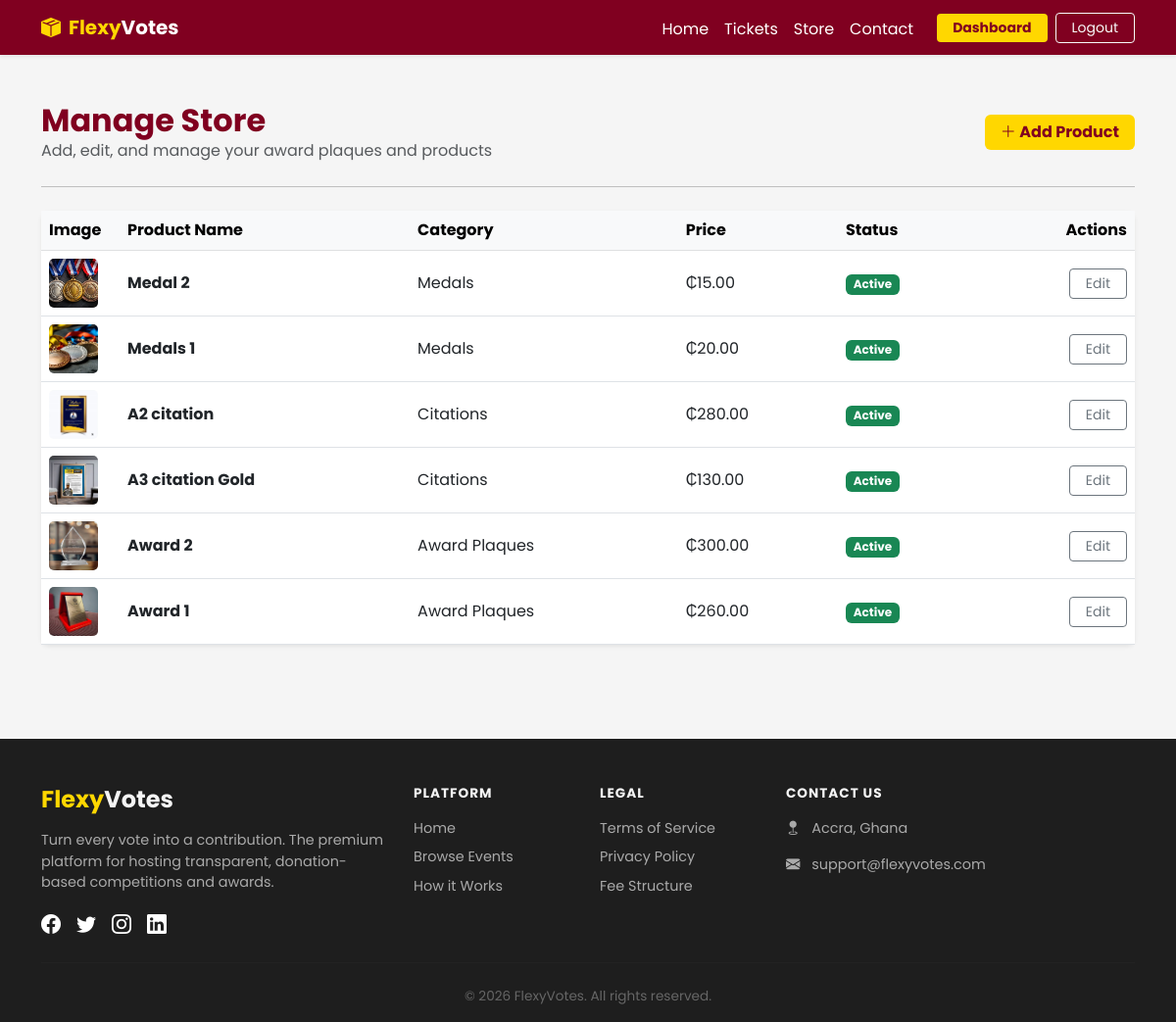
Page /dashboard/store/ (signed in) on the committed database.
### voting/models.py (models this page shows, shortened)
class Product(models.Model):
    category = models.ForeignKey(ProductCategory, on_delete=models.SET_NULL, null=True, blank=True, related_name='products')
    name = models.CharField(max_length=200)
    description = models.TextField(blank=True)
    price = models.DecimalField(max_digits=10, decimal_places=2)
    old_price = models.DecimalField(max_digits=10, decimal_places=2, blank=True, null=True)
    image = models.ImageField(upload_to='product_images/', blank=True, null=True, validators=[validate_file_size])
    is_active = models.BooleanField(default=True)
    created_at = models.DateTimeField(auto_now_add=True)

class ProductCategory(models.Model):
    name = models.CharField(max_length=100)
    def __str__(self):
        return self.name

### voting/views.py (the view)
# urls.py: path('dashboard/store/', views.manage_store, name='manage_store'),
@login_required(login_url='/login/')
def manage_store(request):
    if not request.user.is_staff:
        return redirect('home')
    products = Product.objects.all().order_by('-created_at')
    categories = ProductCategory.objects.all()
    return render(request, 'voting/manage_store.html', {'products': products, 'categories': categories})

### templates/voting/manage_store.html
{% extends 'voting/base.html' %}
{% block content %}
<div class="container my-5">
    <div class="d-flex justify-content-between align-items-center mb-4">
        <div>
            <h2 class="fw-bold text-wine mb-0">Manage Store</h2>
            <p class="text-muted mb-0">Add, edit, and manage your award plaques and products</p>
        </div>
        <a href="{% url 'add_product' %}" class="btn btn-gold px-3"><i class="bi bi-plus-lg"></i> Add Product</a>
    </div>
    <hr class="mb-4">
    <div class="card border-0 shadow-sm rounded-3">
        <div class="card-body p-0">
            <div class="table-responsive">
                <table class="table table-hover mb-0 align-middle">
                    <thead class="table-light">
                        <tr>
                            <th style="width: 80px;">Image</th>
                            <th>Product Name</th>
                            <th>Category</th>
                            <th>Price</th>
                            <th>Status</th>
                            <th class="text-end">Actions</th>
                        </tr>
                    </thead>
                    <tbody>
                        {% for product in products %}
                        <tr>
                            <td>
                                {% if product.image %}
                                    <img src="{{ product.image.url }}" alt="{{ product.name }}" style="width: 50px; height: 50px; object-fit: cover; border-radius: 5px;">
                                {% else %}
                                    <div class="bg-light d-flex align-items-center justify-content-center" style="width: 50px; height: 50px; border-radius: 5px;"><i class="bi bi-image text-muted"></i></div>
                                {% endif %}
                            </td>
                            <td class="fw-bold">{{ product.name }}</td>
                            <td>{{ product.category|default:"Uncategorized" }}</td>
                            <td>₵{{ product.price }}</td>
                            <td>
                                {% if product.is_active %}
                                    <span class="badge bg-success">Active</span>
                                {% else %}
                                    <span class="badge bg-secondary">Hidden</span>
                                {% endif %}
                            </td>
                            <td class="text-end">
                                <a href="{% url 'edit_product' product.id %}" class="btn btn-sm btn-outline-secondary px-3">Edit</a>
                            </td>
                        </tr>
                        {% empty %}
                        <tr>
                            <td colspan="6" class="text-center text-muted p-5">No products found. Click "Add Product" to create your first one!</td>
                        </tr>
                        {% endfor %}
                    </tbody>
                </table>
            </div>
        </div>
    </div>
</div>
{% endblock %}

### templates/voting/base.html (style rules this page uses)
body { font-family: 'Poppins', sans-serif; background-color: #F5F5F5; color: #1E1E1E; display: flex; flex-direction: column; min-height: 100vh; }
.text-wine { color: #800020 !important; }
.btn-gold { background-color: #FFD700; color: #800020; font-weight: 700; border: none; transition: background-color 0.3s ease; }

### rows in the picture
Product: image (picture), name "Medal 2", category "Medals", price "15.00", is_active "Active"
Product: image (picture), name "Medals 1", category "Medals", price "20.00", is_active "Active"
Product: image (picture), name "A2 citation", category "Citations", price "280.00", is_active "Active"
Product: image (picture), name "A3 citation Gold", category "Citations", price "130.00", is_active "Active"
Product: image (picture), name "Award 2", category "Award Plaques", price "300.00", is_active "Active"
Product: image (picture), name "Award 1", category "Award Plaques", price "260.00", is_active "Active"
